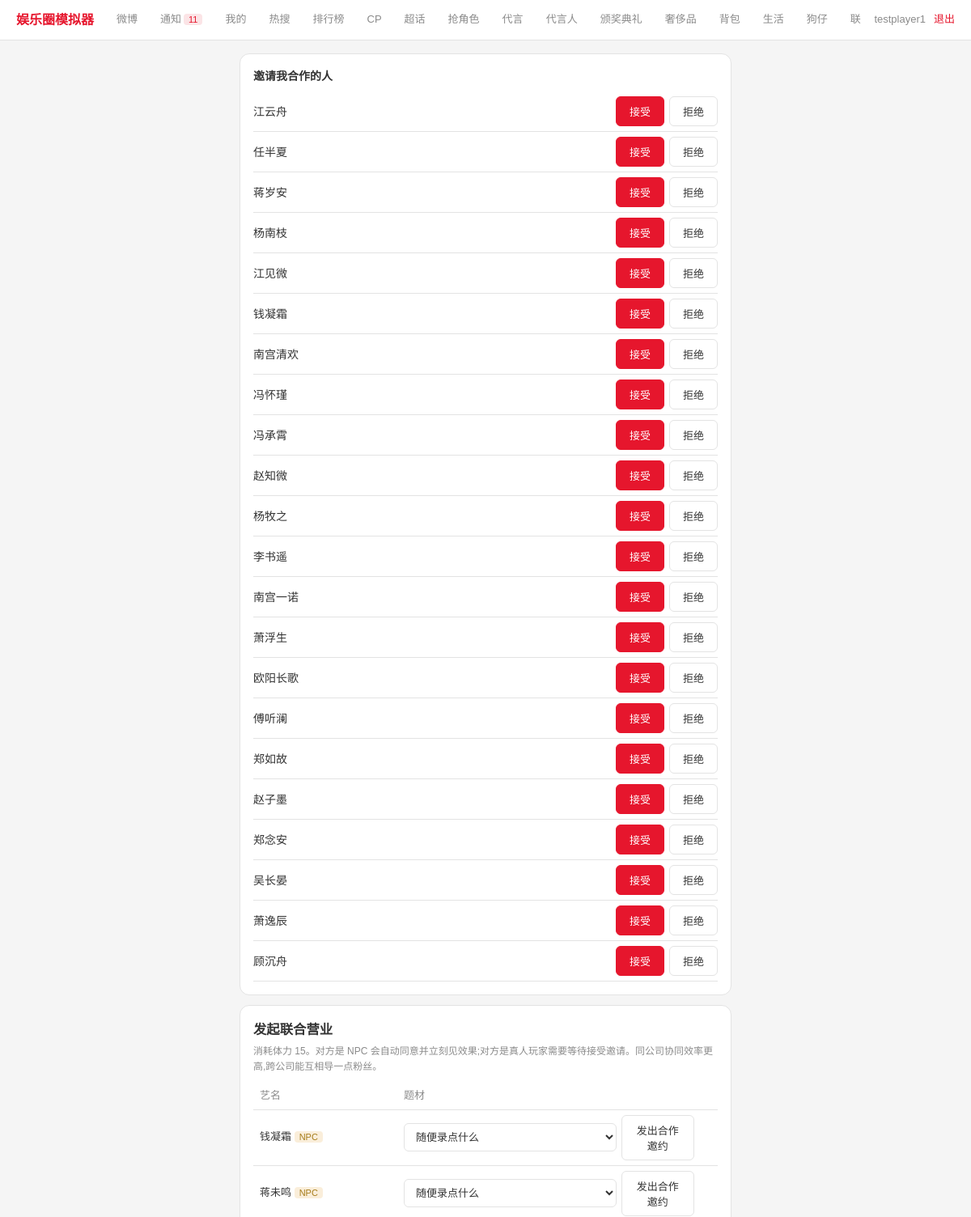
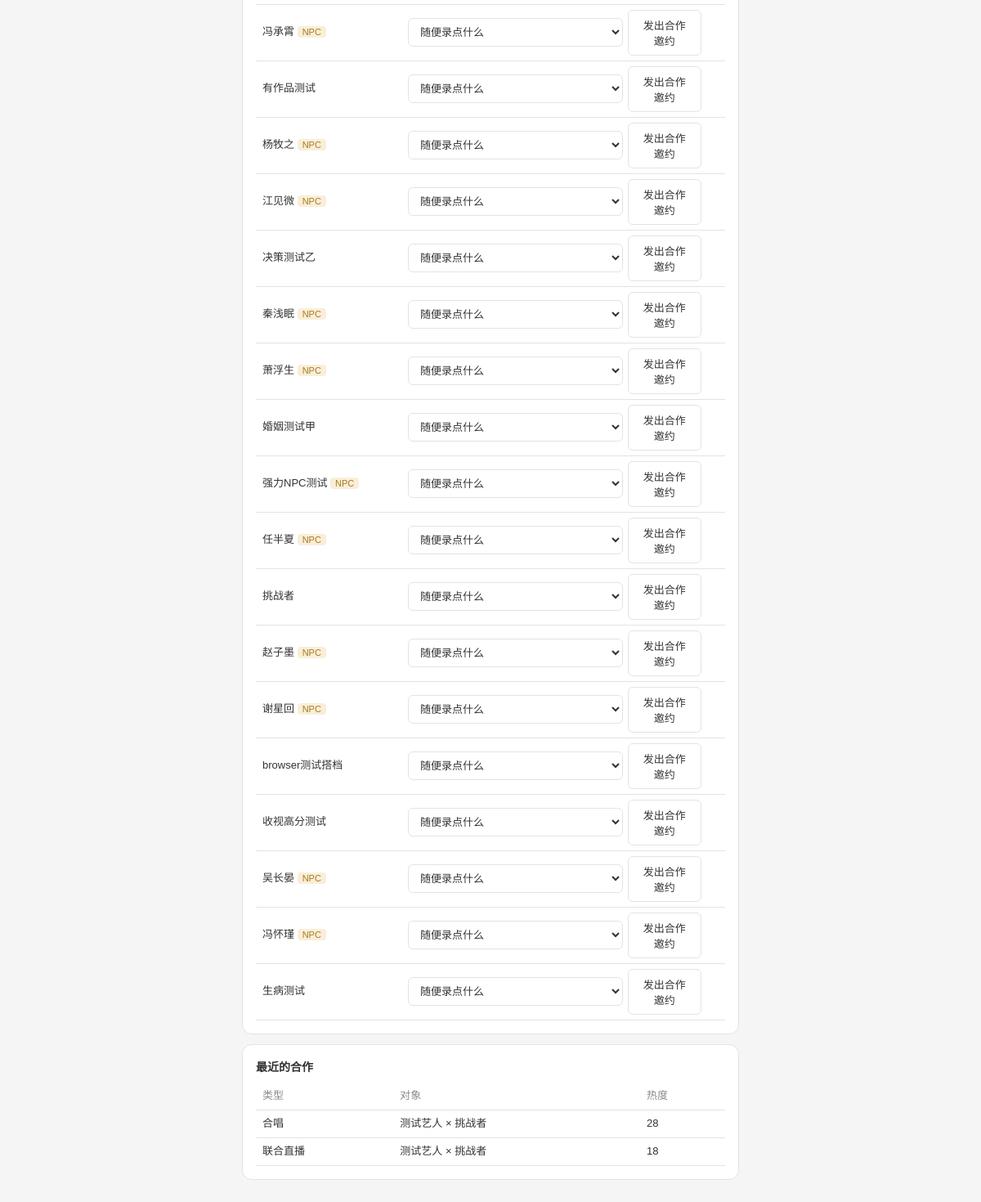
The page /weibo/collab (signed in) on the database its author committed (2 pictures, top to bottom).
### tables this page shows
CREATE TABLE social_invites (
    id             INTEGER PRIMARY KEY AUTOINCREMENT,
    invite_type    TEXT NOT NULL,  -- dating/collab
    from_player_id INTEGER NOT NULL,
    to_player_id   INTEGER NOT NULL,
    status         TEXT DEFAULT 'pending',  -- pending/accepted/declined
    created_ts     INTEGER DEFAULT 0
, topic TEXT);

CREATE TABLE players (
    id                  INTEGER PRIMARY KEY AUTOINCREMENT,
    user_id             INTEGER UNIQUE,
    is_npc              INTEGER DEFAULT 0,
    age                 INTEGER DEFAULT 18,
    gender              TEXT DEFAULT '',
    stage_name          TEXT NOT NULL DEFAULT '',
    talents             TEXT DEFAULT '{}',
    hidden_traits       TEXT DEFAULT '[]',
    career_lines        TEXT DEFAULT '[]',
    agency_id           INTEGER,
    fans_count          INTEGER DEFAULT 0,
    core_fan_loyalty    INTEGER DEFAULT 0,
    popularity          INTEGER DEFAULT 0,
    scandal_value       INTEGER DEFAULT 0,
    persona_tag         TEXT DEFAULT '',
    persona_integrity   INTEGER DEFAULT 100,
    cash                INTEGER DEFAULT 0,
    roll_count          INTEGER DEFAULT 0,
    revealed            INTEGER DEFAULT 0,
    energy              INTEGER DEFAULT 100,
    energy_updated      INTEGER DEFAULT 0,
    family_background   TEXT DEFAULT '',
    birthplace          TEXT DEFAULT '',
    true_personality    TEXT DEFAULT '',
    career_state        TEXT DEFAULT 'normal',  -- normal/blackout
    blackout_until_ts    INTEGER DEFAULT 0,
    anti_scandal_reserve INTEGER DEFAULT 0,
    endorsement_reputation INTEGER DEFAULT 0,
    awards_won          INTEGER DEFAULT 0,
    created_ts          INTEGER DEFAULT 0, fan_club_name TEXT DEFAULT '', fan_club_color TEXT DEFAULT '', notifications_seen_ts INTEGER DEFAULT 0, health INTEGER DEFAULT 100, last_rest_ts INTEGER DEFAULT 0, last_travel_ts INTEGER DEFAULT 0,
    FOREIGN KEY (user_id) REFERENCES users(id)
);

CREATE TABLE collaborations (
    id          INTEGER PRIMARY KEY AUTOINCREMENT,
    player_a_id INTEGER NOT NULL,
    player_b_id INTEGER NOT NULL,
    collab_type TEXT DEFAULT '',
    same_agency INTEGER DEFAULT 0,
    heat        INTEGER DEFAULT 0,
    created_ts  INTEGER DEFAULT 0
);

### app.py (the view)
@app.route('/weibo/collab', methods=['GET', 'POST'])
@login_required
def collab_page():
    me_player = me()
    if not me_player:
        return redirect(url_for('login'))
    if request.method == 'POST':
        target_id = request.form.get('target_id', '')
        topic = request.form.get('topic', '') or None
        ok, msg = send_invite(me_player['id'], int(target_id), 'collab', topic=topic)
        flash(msg, 'ok' if ok else 'error')
        return redirect(url_for('collab_page'))
    candidates = q("""SELECT id, stage_name, is_npc, agency_id FROM players
                      WHERE id != ? ORDER BY RANDOM() LIMIT 20""", (me_player['id'],))
    pending_invites = q("""SELECT si.*, p.stage_name as from_name FROM social_invites si
                           JOIN players p ON p.id = si.from_player_id
                           WHERE si.to_player_id=? AND si.invite_type='collab' AND si.status='pending'""",
                        (me_player['id'],))
    recent = q("""SELECT c.*, pa.stage_name as a_name, pb.stage_name as b_name FROM collaborations c
                 JOIN players pa ON pa.id = c.player_a_id JOIN players pb ON pb.id = c.player_b_id
                 WHERE c.player_a_id=? OR c.player_b_id=? ORDER BY c.created_ts DESC LIMIT 10""",
              (me_player['id'], me_player['id']))
    return render_template('collab.html', candidates=candidates, pending_invites=pending_invites, recent=recent,
                            vlog_topics=VLOG_TOPICS)

### app.py (called while the page is built)
def get_db():
    db = getattr(g, '_db', None)
    if db is None:
        db = g._db = sqlite3.connect(DB_PATH)
        db.row_factory = sqlite3.Row
        db.execute("PRAGMA journal_mode=WAL")
        db.execute("PRAGMA foreign_keys=ON")
    return db

def q(sql, args=(), one=False):
    cur = get_db().execute(sql, args)
    return cur.fetchone() if one else cur.fetchall()

def run(sql, args=()):
    db = get_db()
    cur = db.execute(sql, args)
    db.commit()
    return cur

def login_required(f):
    @wraps(f)
    def w(*a, **kw):
        if 'uid' not in S:
            return redirect(url_for('login'))
        return f(*a, **kw)
    return w

def get_effective_energy(player_id):
    row = q("SELECT energy, energy_updated FROM players WHERE id=?", (player_id,), one=True)
    if not row:
        return 0
    base_ts = row['energy_updated'] or now_ts()
    elapsed = now_ts() - base_ts
    regen = elapsed // ENERGY_REGEN_SECONDS
    if regen <= 0:
        return row['energy']
    new_energy = min(MAX_ENERGY, row['energy'] + regen)
    new_updated = base_ts + regen * ENERGY_REGEN_SECONDS
    run("UPDATE players SET energy=?, energy_updated=? WHERE id=?", (new_energy, new_updated, player_id))
    return new_energy

def me():
    uid = S.get('uid')
    if not uid:
        return None
    row = q("SELECT * FROM players WHERE user_id=?", (uid,), one=True)
    if not row:
        return None
    player = dict(row)
    player['energy'] = get_effective_energy(player['id'])
    return player

@app.context_processor
def inject_notification_count():
    player = me()
    if not player:
        return {'notification_count': 0}
    return {'notification_count': get_notification_count(player['id'])['total']}

### templates/collab.html (shortened to what this page needs)
{% extends "base.html" %}
{% block content %}
{% if pending_invites %}
<div class="card">
  <h4 style="margin-bottom:8px">邀请我合作的人</h4>
  {% for inv in pending_invites %}
  <div style="display:flex;justify-content:space-between;align-items:center;padding:6px 0;border-bottom:1px solid var(--bd)">
    <span>{{ inv.from_name }}{% if inv.topic %} <span class="muted" style="font-size:12px">想约你拍《{{ inv.topic }}》</span>{% endif %}</span>
    <div style="display:flex;gap:6px">
      <form method="post" action="{{ url_for('invite_respond') }}">
        <button class="btn btn-primary">接受</button>
      </form>
      <form method="post" action="{{ url_for('invite_respond') }}">
        <button class="btn">拒绝</button>
      </form>
    </div>
  </div>
  {% endfor %}
</div>
{% endif %}
<div class="card">
  <h3 style="margin-bottom:4px">发起联合营业</h3>
  <p class="muted" style="margin-bottom:10px">消耗体力 15。对方是 NPC 会自动同意并立刻见效果;对方是真人玩家需要等待接受邀请。同公司协同效率更高,跨公司能互相导一点粉丝。</p>
  <table>
    <tr><th>艺名</th><th>题材</th><th></th></tr>
    {% for c in candidates %}
    <tr>
      <td>{{ c.stage_name }}{% if c.is_npc %} <span class="badge badge-gold">NPC</span>{% endif %}</td>
      <td>
        <form method="post" style="display:flex;gap:6px;align-items:center">
          <select name="topic">
            <option value="">随便录点什么</option>
          </select>
          <button class="btn">发出合作邀约</button>
        </form>
      </td>
      <td></td>
    </tr>
    {% endfor %}
  </table>
</div>
{% if recent %}
<div class="card">
  <h4 style="margin-bottom:8px">最近的合作</h4>
  <table>
    <tr><th>类型</th><th>对象</th><th>热度</th></tr>
    {% for r in recent %}
    <tr>
      <td>{{ r.collab_type }}</td>
      <td>{{ r.a_name }} × {{ r.b_name }}</td>
      <td>{{ r.heat }}</td>
    </tr>
    {% endfor %}
  </table>
</div>
{% endif %}
{% endblock %}

### templates/base.html (style rules this page uses)
:root { --bg:#f5f5f5;--sf:#ffffff;--sf2:#f0f0f0;--bd:#e3e3e3; --red:#e6162d;--red-dim:#fbe4e6; --text:#333333;--muted:#8b8b8b; --green:#2e8b57;--gold:#a67c1a; }
* { box-sizing:border-box;margin:0;padding:0 }
body { background:var(--bg);color:var(--text); font-family:"PingFang SC","Microsoft YaHei",sans-serif; font-size:14px;line-height:1.6;min-height:100vh }
.card { background:var(--sf);border:1px solid var(--bd);border-radius:12px;padding:16px;margin-bottom:12px }
.btn { display:inline-block;background:var(--sf);border:1px solid var(--bd);border-radius:6px; padding:8px 16px;font-size:13px;cursor:pointer;color:var(--text) }
.btn-primary { background:var(--red);border-color:var(--red);color:#fff }
.muted { color:var(--muted);font-size:12px }
.badge { font-size:11px;padding:1px 6px;border-radius:4px }
.badge-gold { background:#faeeda;color:var(--gold) }
table { width:100%;border-collapse:collapse;font-size:13px }
th,td { padding:6px 8px;text-align:left;border-bottom:1px solid var(--bd) }
th { color:var(--muted);font-weight:500 }

### rows shown on the page
social_invites: from_name "江云舟"
social_invites: from_name "任半夏"
social_invites: from_name "蒋岁安"
social_invites: from_name "杨南枝"
social_invites: from_name "江见微"
social_invites: from_name "钱凝霜"
social_invites: from_name "南宫清欢"
social_invites: from_name "冯怀瑾"
social_invites: from_name "冯承霄"
social_invites: from_name "赵知微"
social_invites: from_name "杨牧之"
social_invites: from_name "李书遥"
social_invites: from_name "南宫一诺"
social_invites: from_name "萧浮生"
social_invites: from_name "欧阳长歌"
social_invites: from_name "傅听澜"
social_invites: from_name "郑如故"
social_invites: from_name "赵子墨"
social_invites: from_name "郑念安"
social_invites: from_name "吴长晏"
social_invites: from_name "萧逸辰"
social_invites: from_name "顾沉舟"
players: stage_name "钱凝霜", is_npc "NPC"
players: stage_name "蒋未鸣", is_npc "NPC"
players: stage_name "冯承霄", is_npc "NPC"
players: stage_name "有作品测试"
players: stage_name "杨牧之", is_npc "NPC"
players: stage_name "江见微", is_npc "NPC"
players: stage_name "决策测试乙"
players: stage_name "秦浅眠", is_npc "NPC"
players: stage_name "萧浮生", is_npc "NPC"
players: stage_name "婚姻测试甲"
players: stage_name "强力NPC测试", is_npc "NPC"
players: stage_name "任半夏", is_npc "NPC"
players: stage_name "挑战者"
players: stage_name "赵子墨", is_npc "NPC"
players: stage_name "谢星回", is_npc "NPC"
players: stage_name "browser测试搭档"
players: stage_name "收视高分测试"
players: stage_name "吴长晏", is_npc "NPC"
players: stage_name "冯怀瑾", is_npc "NPC"
players: stage_name "生病测试"
collaborations: collab_type "合唱", a_name "测试艺人", b_name "挑战者", heat "28"
collaborations: collab_type "联合直播", a_name "测试艺人", b_name "挑战者", heat "18"

### other values the page prints
{{ notification_count }} "11"
{{ session.get('uname') }} "testplayer1"
